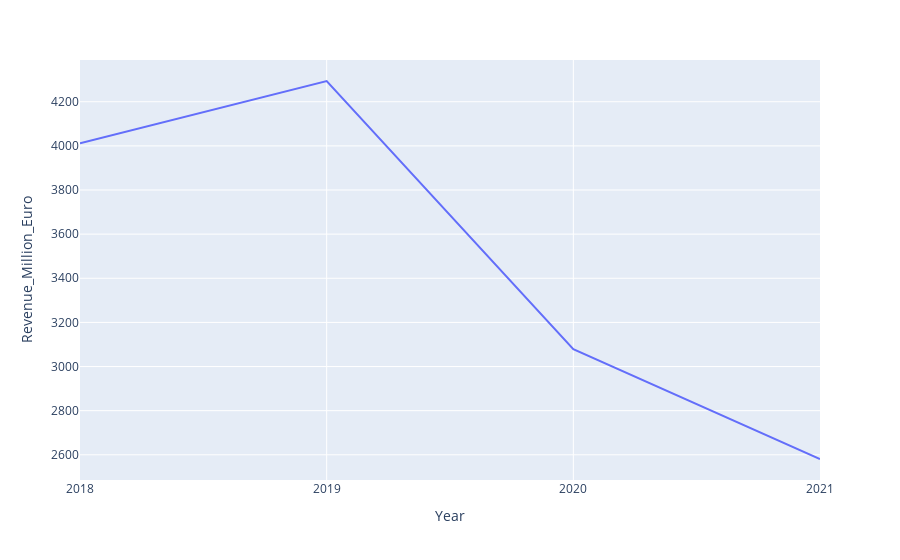

Notebook source saved alongside this figure:
### Code cell
fig = px.line(yearly_grouped, x='Year', y='Revenue_Million_Euro')
fig.show()

### Figure 1 — Plotly figure (JSON) as saved in the notebook; plotly's stock layout.template omitted (floating-point values rounded to 4 significant figures)
{"data": [{"hovertemplate": "Year=%{x}<br>Revenue_Million_Euro=%{y}<extra></extra>", "legendgroup": "", "line": {"color": "#636efa", "dash": "solid"}, "marker": {"symbol": "circle"}, "mode": "lines", "name": "", "orientation": "v", "showlegend": false, "type": "scatter", "x": ["2018", "2019", "2020", "2021"], "xaxis": "x", "y": [4012, 4294, 3079, 2581], "yaxis": "y"}], "layout": {"legend": {"tracegroupgap": 0}, "margin": {"t": 60}, "xaxis": {"anchor": "y", "domain": [0, 1], "title": {"text": "Year"}}, "yaxis": {"anchor": "x", "domain": [0, 1], "title": {"text": "Revenue_Million_Euro"}}}}
